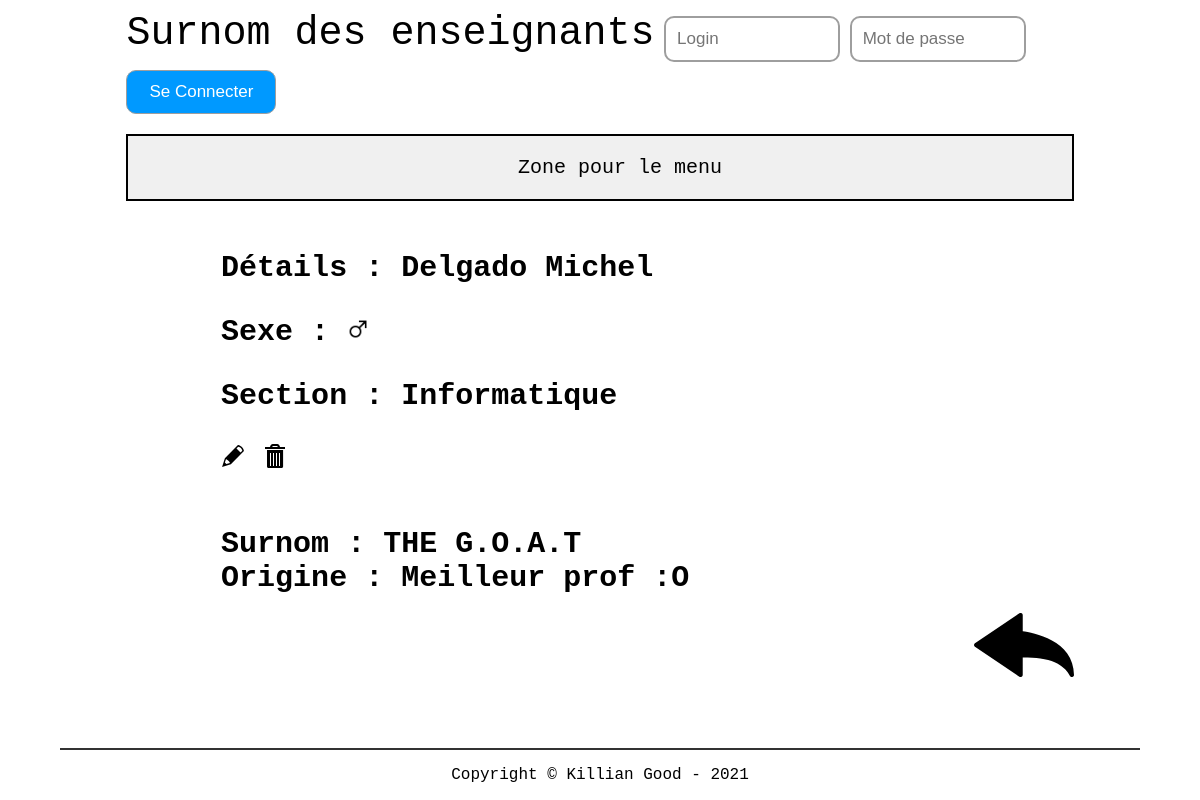
/src/php/detail.php?idTeacher=2, run on the app's committed database.
### tables this page shows
CREATE TABLE t_teacher(
	idTeacher int AUTO_INCREMENT PRIMARY KEY,
	teaFirstname varchar(50) NOT NULL,
	teaName varchar(50) NOT NULL,
	teaGender char(1) NOT NULL,
	teaNickname varchar(100) NOT NULL,
	teaOrigin varchar(255) NOT NULL);

CREATE TABLE t_teaches(
	fkteacher int NOT NULL,
	fksection int NOT NULL,
	CONSTRAINT fk_teacher_teaches_id FOREIGN KEY (fkteacher) REFERENCES t_teacher(idTeacher) ON DELETE CASCADE,
	CONSTRAINT fk_section_teaches_id FOREIGN KEY (fksection) REFERENCES t_section(idSection) ON DELETE CASCADE,
	PRIMARY KEY (fksection,fkteacher));

CREATE TABLE t_section(
	idSection int AUTO_INCREMENT PRIMARY KEY,
	secName varchar(30) NOT NULL);

### src/php/lib/database.php (called while the page is built, shortened)
<?php
 class Database {
    private $connector;
    public function __construct(){
    try{
        $this->connector = new PDO("mysql:host=localhost;dbname=db_nickname_kilgood;charset=utf8", "dbNicknameUser", "grp2B_21");
        }
        catch(PDOException $e)
        {
            die("<h1>Impossible de se connecter à la base de données</h1> erreur :". $e->getMessage());
        }
    }
    private function queryPrepareExecute($query, $binds){
        $req = $this->connector->prepare($query);
        foreach($binds as $bind){
            $req->bindValue($bind['field'], $bind['value'], $bind['type']);
        }
        $req->execute();
        return $req;
    }
    private function formatData($req){
        $results = $req->fetchALL(PDO::FETCH_ASSOC);
        return $results;
    }
    public function getOneTeacher($id){
        $query = "SELECT * FROM t_teacher WHERE idTeacher = :id";
        $binds = array(
            0 => array(
                'field' => ':id',
                'value' => $id,
                'type' => PDO::PARAM_INT
            )
        );
        $reqExecuted = $this->queryPrepareExecute($query, $binds);
        $results = $this->formatData($reqExecuted);
        return $results;
    }
    public function getOneTeacherSection($id){
        $query = "SELECT * FROM t_teaches JOIN t_teacher ON fkteacher = idTeacher JOIN t_section ON fksection = idSection WHERE idTeacher = :id";
        $binds = array(
            0 => array(
                'field' => ':id',
                'value' => $id,
                'type' => PDO::PARAM_INT
            )
        );
        $reqExecuted = $this->queryPrepareExecute($query, $binds);
        $results = $this->formatData($reqExecuted);
        return $results;
    }
}
?>

### src/php/detail.php (the view)
<?php
require "header.php";
$id = $_GET["idTeacher"];
$teachers = $db->getOneTeacher($id);
$sections = $db->getOneTeacherSection($id);
?>
        <?php foreach($teachers as $teacher): ?>
        <h3>Détails : <?= $teacher["teaName"] ?><?= " ";?><?= $teacher["teaFirstname"] ?><p>Sexe :
            <?php if($teacher["teaGender"] == "M")
            {
                echo '<img src="../../userContent/maleGender.png" width"22px" height="22px" alt="icons">';
            }
            else if ($teacher["teaGender"] == "W")
            {
                echo '<img src="../../userContent/femaleGender.png" width"22px" height="22px" alt="icons">';
            }
            else if ($teacher["teaGender"] == "O")
            {
                echo "Autre";
            }?></p>
        <?php foreach($sections as $section): ?>
        <p>Section : <?= $section["secName"] ?></p>
        <?php endforeach; ?>
        <a href="editTeacher.php?idTeacher=<?= $teacher["idTeacher"]; ?>"><img src="../../userContent/edit.svg"></img></a>
        <a href="deleteTeacher.php?idTeacher=<?= $teacher["idTeacher"]; ?>" onclick="return confirm('Êtes vous sûr de voiloir supprimer l\'enseignant ?')"><img src="../../userContent/trash.svg"></img></a>
        </h3>
        <h4>Surnom : <?= $teacher["teaNickname"] ?></h4>
        <h4>Origine : <?= $teacher["teaOrigin"] ?></h4>
        <?php endforeach; ?>
        <div class="back">
            <a href="index.php"><img width="100px" src="../../userContent/backArrow.svg"></img></a>
        </div>
<?php require "footer.php";

### resources/css/style.css (style rules this page uses)
html { font-family: 'Courier New', Courier, monospace; }
h3 { margin: 0; padding: 50px; }
h3, h4 { max-width: 80%; position: relative; margin: auto; font-size: 30px; }
.back { float: right; }

### data on the page
t_teacher: teaName "Delgado", teaFirstname "Michel", teaNickname "THE G.O.A.T", teaOrigin "Meilleur prof :O"
t_teaches: fksection.secName "Informatique"
